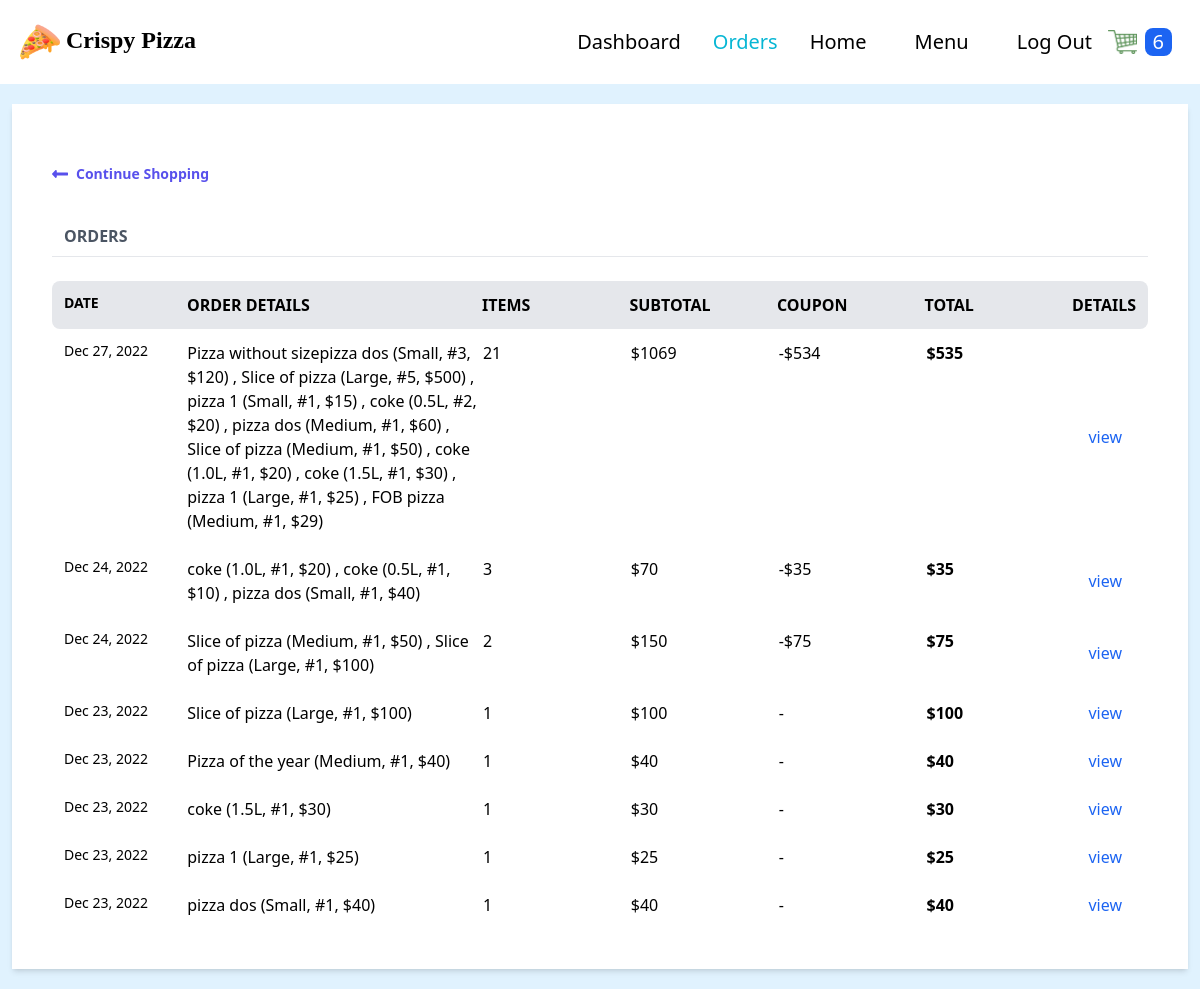
Screenshot of /orders/ (signed in) with the database file from the repository.
### order/models.py (models this page shows, shortened)
class Order(models.Model):
    transaction_id = models.UUIDField(
        primary_key=True, default=uuid.uuid4, editable=True)
    customer = models.ForeignKey(
        Customer, on_delete=models.CASCADE)
    date_ordered = models.DateTimeField(auto_now_add=True)
    date_modified = models.DateTimeField(auto_now=True)
    complete = models.BooleanField(default=False)
    coupon = models.ForeignKey(
        'Coupon', on_delete=models.SET_NULL, blank=True, null=True)
    @property
    def get_cart_subtotal(self):
        order_items = self.orderitem_set.all()
        total = sum([item.get_total for item in order_items])
        return total
    get_cart_subtotal.fget.short_description = 'Subtotal'
    @property
    def get_cart_total(self):
        total = self.get_cart_subtotal
        if self.coupon:
            total = total - self.get_coupon_value
        return total
    get_cart_total.fget.short_description = 'Total'
    @property
    def get_cart_items(self):
        order_items = self.orderitem_set.all()
        total = sum([item.quantity for item in order_items])
        return total
    get_cart_items.fget.short_description = '# Items'
    @property
    def display_items(self):
        order_items = self.orderitem_set.all()
        ticker, l = 1, len(order_items)
        product_titles = str()
        for item in order_items:
            add_comma = ", " if l > 1 and ticker != l else ""
            if item.variation:
                product_title = f'''{item.product.name}
                ({item.variation.get_size},
                #{item.quantity}, ${item.get_total})
                {add_comma} '''
            else:
                product_title = item.product.name
            product_titles += product_title
            ticker += 1
        return product_titles
    @property
    def get_coupon_value(self):
        if self.coupon:
            if self.coupon.discount_type == "Percent":
                coupon_value = self.get_cart_subtotal*self.coupon.discount_amount//100
            else:
                coupon_value = self.coupon.discount_amount
        else:
            coupon_value = None
        return coupon_value
    get_coupon_value.fget.short_description = 'Coupon'

class OrderItem(models.Model):
    product = models.ForeignKey(
        Product, on_delete=models.SET_NULL, blank=True, null=True)
    order = models.ForeignKey(
        Order, on_delete=models.CASCADE, null=True, blank=True)
    variation = models.ForeignKey(
        ProductVariant, on_delete=models.SET_NULL, blank=True, null=True)
    quantity = models.IntegerField(default=0, null=True, blank=True)
    date_added = models.DateTimeField(auto_now_add=True)
    @property
    def get_item_price(self):
        if self.product.has_variants:
            return self.variation.price
        else:
            return self.product.price
    @property
    def get_total(self):
        if self.product.has_variants:
            total = self.variation.price * self.quantity
        else:
            total = self.product.price * self.quantity
        return total
    get_total.fget.short_description = 'Total'

class Coupon(models.Model):
    DISCOUNT_CHOICES = (
        ("Absolute", "Absolute"),
        ("Percent", "Percent")
    )
    code = models.CharField(max_length=50, unique=True)
    active = models.BooleanField(default=False)
    discount_type = models.CharField(
        max_length=10, choices=DISCOUNT_CHOICES, default="Percent")
    discount_amount = models.PositiveIntegerField(null=True, blank=True)
    valid_from = models.DateTimeField()
    valid_to = models.DateTimeField()
    stripe_api_id = models.CharField(max_length=200, null=True, blank=True)
    stripe_coupon_id = models.CharField(
        max_length=50, null=True, blank=True, default=None)

### store/models.py (models this page shows, shortened)
class Product(models.Model):
    PRODUCT_TYPES = (
        ("Pizza", "pizza"),
        ("Nonpizza", "nonpizza")
    )
    id = models.UUIDField(primary_key=True, default=uuid.uuid4, editable=False)
    name = models.CharField(max_length=100)
    price = models.PositiveIntegerField(blank=True, null=True)
    desc = models.TextField(max_length=500)
    image = models.ImageField(blank=True, upload_to='images')
    created_at = models.DateField(auto_now_add=True)
    updated_at = models.DateField(auto_now=True)
    product_type = models.CharField(max_length=10, choices=PRODUCT_TYPES)
    def image_tag(self):
        return mark_safe(f'<img src="{self.image.url}" width="100" height="100" />')
    image_tag.short_description = 'Image'
    @property
    def has_variants(self):
        if self.productvariant_set.count() > 0:
            return True
        else:
            return False

class ProductVariant(models.Model):
    title = models.CharField(max_length=100, blank=True, null=True)
    product = models.ForeignKey(Product, on_delete=models.CASCADE)
    size = models.ForeignKey(Size, on_delete=models.CASCADE)
    price = models.PositiveIntegerField()
    @property
    def get_size(self):
        return str(self.size)

class Size(models.Model):
    name = models.CharField(max_length=20, blank=True, null=True)
    def __str__(self):
        return self.name

### users/views.py (the view)
# urls.py: path('orders/', views.my_orders, name='my_orders'),
@login_required
def my_orders(request):
    customer = request.user.customer
    orders = Order.objects.filter(
        customer=customer, complete=True).order_by('-date_modified')
    return render(request, 'users/orders.html', context={'orders': orders})

### store/context_processors.py (called while the page is built, shortened)
def get_cart_quantity(request):
    if request.user.is_authenticated:
        customer = request.user.customer
    try:
        customer_order = Order.objects.filter(
            customer=customer, complete=False)[0]
        number_of_items = customer_order.get_cart_items
    except:
        number_of_items = 0
    finally:
        return {
            'cart_quantity': number_of_items
        }

### users/templates/users/orders.html (shortened to what this page needs)
{% extends 'store/base.html' %} {% block content %}
    <div class="flex flex-col shadow-md my-5 mx-3">
      <div class="w-full bg-white px-10 py-10">
        <a
          href="{% url 'store:products' %}"
          class="flex font-semibold text-indigo-600 text-sm my-5 w-1/4"
        >
          <svg
            class="fill-current mr-2 text-indigo-600 w-4"
            viewBox="0 0 448 512"
          >
            <path
              d="M134.059 296H436c6.627 0 12-5.373 12-12v-56c0-6.627-5.373-12-12-12H134.059v-46.059c0-21.382-25.851-32.09-40.971-16.971L7.029 239.029c-9.373 9.373-9.373 24.569 0 33.941l86.059 86.059c15.119 15.119 40.971 4.411 40.971-16.971V296z"
            />
          </svg>
          Continue Shopping
        </a>
        <div class="flex mt-10 mb-2">
            <h3 class="font-bold ml-3 text-gray-600 text-md uppercase w-2/5">
              Orders
            </h3>
        </div>
            <hr>
            <br>
        <div class="flex font-semibold uppercase space-around bg-gray-200 rounded-lg p-3">
            <div class="text-sm w-1/6">Date</div>
            <div class="w-2/5">Order details</div>
            <div class="w-1/5">Items</div>
            <div class="w-1/5">Subtotal</div>
            <div class="w-1/5">Coupon</div>
            <div class="w-1/5">Total</div>
            <div class="w-1/12">Details</div>
        </div>
        {% for order in orders %}
        <div class="flex space-around hover:bg-gray-100 rounded-lg p-3">
          <div class="text-sm w-1/6">{{order.date_modified|date:"M d, Y" }}</div>
          <div class="w-2/5">
            {{order.display_items}}
          </div>
          <div class="w-1/5">{{order.get_cart_items}}</div>
          <div class="w-1/5">${{order.get_cart_subtotal}}</div>
          {% if order.coupon %}
          <div class="w-1/5">-${{order.get_coupon_value}}</div>
          {% else %}
          <div class="w-1/5">-</div>
           {% endif %}
          <div class="w-1/5 font-semibold">${{order.get_cart_total}}</div>
          <button class="w-1/12 text-blue-600" onclick="toggleModal('{{forloop.counter}}')">view</button>
        </div>
        {% endfor %}
      </div>
    </div>
{% endblock %}

### store/static/store/src/styles.css (style rules this page uses)
html { line-height: 1.5; -webkit-text-size-adjust: 100%; -moz-tab-size: 4; -o-tab-size: 4; tab-size: 4; font-family: ui-sans-serif, system-ui, -apple-system, BlinkMacSystemFont, "Segoe UI", Roboto, "Helvetica Neue", Arial, "Noto Sans", sans-serif, "Apple Color Emoji", "Segoe UI Emoji", "Segoe UI Symbol", "Noto Color Emoji"; font-feature-settings: normal; }
body { margin: 0; line-height: inherit; }
hr { height: 0; color: inherit; border-top-width: 1px; }
h1, h2, h3, h4, h5, h6 { font-size: inherit; font-weight: inherit; }
a { color: inherit; text-decoration: inherit; }
button, input, optgroup, select, textarea { font-family: inherit; font-size: 100%; font-weight: inherit; line-height: inherit; color: inherit; margin: 0; padding: 0; }
button, select { text-transform: none; }
button, [type='button'], [type='reset'], [type='submit'] { -webkit-appearance: button; background-color: transparent; background-image: none; }
blockquote, dl, dd, h1, h2, h3, h4, h5, h6, hr, figure, p, pre { margin: 0; }
button, [role="button"] { cursor: pointer; }
img, svg, video, canvas, audio, iframe, embed, object { display: block; vertical-align: middle; }
.m-0 { margin: 0px; }
.mx-3 { margin-left: 0.75rem; margin-right: 0.75rem; }
.my-5 { margin-top: 1.25rem; margin-bottom: 1.25rem; }
.mt-10 { margin-top: 2.5rem; }
.mr-2 { margin-right: 0.5rem; }
.mb-2 { margin-bottom: 0.5rem; }
.ml-3 { margin-left: 0.75rem; }
.flex { display: flex; }
.w-1\/5 { width: 20%; }
.w-2\/5 { width: 40%; }
.w-full { width: 100%; }
.w-4 { width: 1rem; }
.w-1\/4 { width: 25%; }
.w-1\/6 { width: 16.666667%; }
.w-1\/12 { width: 8.333333%; }
.flex-col { flex-direction: column; }
.rounded-lg { border-radius: 0.5rem; }
.bg-white { --tw-bg-opacity: 1; background-color: rgb(255 255 255 / var(--tw-bg-opacity)); }
.bg-gray-200 { --tw-bg-opacity: 1; background-color: rgb(229 231 235 / var(--tw-bg-opacity)); }
.bg-sky-100 { --tw-bg-opacity: 1; background-color: rgb(224 242 254 / var(--tw-bg-opacity)); }
.fill-current { fill: currentColor; }
.p-0 { padding: 0px; }
.p-3 { padding: 0.75rem; }
.px-10 { padding-left: 2.5rem; padding-right: 2.5rem; }
.py-10 { padding-top: 2.5rem; padding-bottom: 2.5rem; }
.text-sm { font-size: 0.875rem; line-height: 1.25rem; }
.font-bold { font-weight: 700; }
.font-semibold { font-weight: 600; }
.uppercase { text-transform: uppercase; }
.text-blue-600 { --tw-text-opacity: 1; color: rgb(28 100 242 / var(--tw-text-opacity)); }
.text-indigo-600 { --tw-text-opacity: 1; color: rgb(88 80 236 / var(--tw-text-opacity)); }
.text-gray-600 { --tw-text-opacity: 1; color: rgb(75 85 99 / var(--tw-text-opacity)); }
.shadow-md { --tw-shadow: 0 4px 6px -1px rgb(0 0 0 / 0.1), 0 2px 4px -2px rgb(0 0 0 / 0.1); --tw-shadow-colored: 0 4px 6px -1px var(--tw-shadow-color), 0 2px 4px -2px var(--tw-shadow-color); box-shadow: var(--tw-ring-offset-shadow, 0 0 #0000), var(--tw-ring-shadow, 0 0 #0000), var(--tw-shadow); }

### rows the page displays
Order: date_modified "Dec 27, 2022", display_items "Pizza without sizepizza dos (Small, #3, $120) , Slice of pizza (Large, #5, $500) , pizza 1 (Small, #1, $15) , coke (0.5L, #2, $20) , pizza dos (Medium, #1, $60) , Slice of pizza (Medium, #1, $50) , coke (1.0L, #1, $20) , coke (1.5L, #1, $30) , pizza 1 (Large, #1, $25) , FOB pizza (Medium, #1, $29)", get_cart_items "21", get_cart_subtotal "1069", get_coupon_value "534", get_cart_total "535"
Order: date_modified "Dec 24, 2022", display_items "coke (1.0L, #1, $20) , coke (0.5L, #1, $10) , pizza dos (Small, #1, $40)", get_cart_items "3", get_cart_subtotal "70", get_coupon_value "35", get_cart_total "35"
Order: date_modified "Dec 24, 2022", display_items "Slice of pizza (Medium, #1, $50) , Slice of pizza (Large, #1, $100)", get_cart_items "2", get_cart_subtotal "150", get_coupon_value "75", get_cart_total "75"
Order: date_modified "Dec 23, 2022", display_items "Slice of pizza (Large, #1, $100)", get_cart_items "1", get_cart_subtotal "100", get_cart_total "100"
Order: date_modified "Dec 23, 2022", display_items "Pizza of the year (Medium, #1, $40)", get_cart_items "1", get_cart_subtotal "40", get_cart_total "40"
Order: date_modified "Dec 23, 2022", display_items "coke (1.5L, #1, $30)", get_cart_items "1", get_cart_subtotal "30", get_cart_total "30"
Order: date_modified "Dec 23, 2022", display_items "pizza 1 (Large, #1, $25)", get_cart_items "1", get_cart_subtotal "25", get_cart_total "25"
Order: date_modified "Dec 23, 2022", display_items "pizza dos (Small, #1, $40)", get_cart_items "1", get_cart_subtotal "40", get_cart_total "40"

### other values shown
{{ cart_quantity }} "6"
